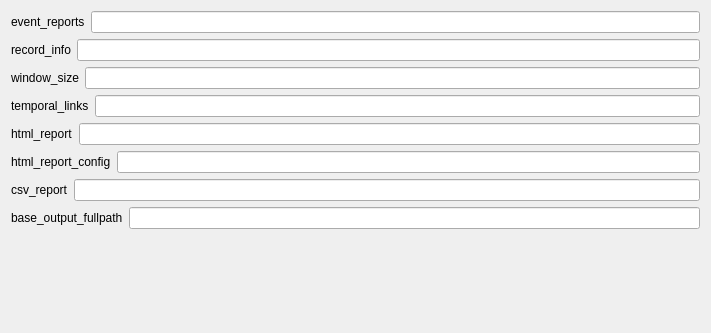
<?xml version="1.0" encoding="UTF-8"?>
<ui version="4.0">
 <class>EventTemporalLinkSettingsView</class>
 <widget class="QWidget" name="EventTemporalLinkSettingsView">
  <property name="geometry">
   <rect>
    <x>0</x>
    <y>0</y>
    <width>711</width>
    <height>333</height>
   </rect>
  </property>
  <property name="windowTitle">
   <string>Form</string>
  </property>
  <layout class="QVBoxLayout" name="verticalLayout">
   <item>
    <layout class="QHBoxLayout" name="event_reports_horizontalLayout">
     <item>
      <widget class="QLabel" name="event_reports_label">
       <property name="text">
        <string>event_reports</string>
       </property>
      </widget>
     </item>
     <item>
      <widget class="QLineEdit" name="event_reports_lineedit"/>
     </item>
    </layout>
   </item><item>
    <layout class="QHBoxLayout" name="record_info_horizontalLayout">
     <item>
      <widget class="QLabel" name="record_info_label">
       <property name="text">
        <string>record_info</string>
       </property>
      </widget>
     </item>
     <item>
      <widget class="QLineEdit" name="record_info_lineedit"/>
     </item>
    </layout>
   </item><item>
    <layout class="QHBoxLayout" name="window_size_horizontalLayout">
     <item>
      <widget class="QLabel" name="window_size_label">
       <property name="text">
        <string>window_size</string>
       </property>
      </widget>
     </item>
     <item>
      <widget class="QLineEdit" name="window_size_lineedit"/>
     </item>
    </layout>
   </item><item>
    <layout class="QHBoxLayout" name="temporal_links_horizontalLayout">
     <item>
      <widget class="QLabel" name="temporal_links_label">
       <property name="text">
        <string>temporal_links</string>
       </property>
      </widget>
     </item>
     <item>
      <widget class="QLineEdit" name="temporal_links_lineedit"/>
     </item>
    </layout>
   </item><item>
    <layout class="QHBoxLayout" name="html_report_horizontalLayout">
     <item>
      <widget class="QLabel" name="html_report_label">
       <property name="text">
        <string>html_report</string>
       </property>
      </widget>
     </item>
     <item>
      <widget class="QLineEdit" name="html_report_lineedit"/>
     </item>
    </layout>
   </item><item>
    <layout class="QHBoxLayout" name="html_report_config_horizontalLayout">
     <item>
      <widget class="QLabel" name="html_report_config_label">
       <property name="text">
        <string>html_report_config</string>
       </property>
      </widget>
     </item>
     <item>
      <widget class="QLineEdit" name="html_report_config_lineedit"/>
     </item>
    </layout>
   </item><item>
    <layout class="QHBoxLayout" name="csv_report_horizontalLayout">
     <item>
      <widget class="QLabel" name="csv_report_label">
       <property name="text">
        <string>csv_report</string>
       </property>
      </widget>
     </item>
     <item>
      <widget class="QLineEdit" name="csv_report_lineedit"/>
     </item>
    </layout>
   </item><item>
    <layout class="QHBoxLayout" name="base_output_fullpath_horizontalLayout">
     <item>
      <widget class="QLabel" name="base_output_fullpath_label">
       <property name="text">
        <string>base_output_fullpath</string>
       </property>
      </widget>
     </item>
     <item>
      <widget class="QLineEdit" name="base_output_fullpath_lineedit"/>
     </item>
    </layout>
   </item>
   <item>
    <spacer name="verticalSpacer">
     <property name="orientation">
      <enum>Qt::Vertical</enum>
     </property>
     <property name="sizeHint" stdset="0">
      <size>
       <width>20</width>
       <height>40</height>
      </size>
     </property>
    </spacer>
   </item>
  </layout>
 </widget>
 <resources/>
 <connections/>
 </ui>
